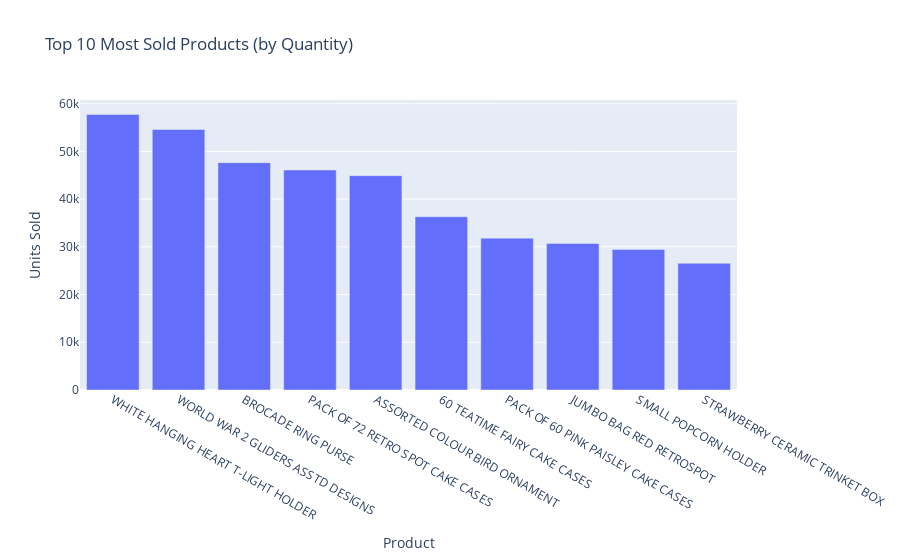

This figure's notebook cell:
### Code cell
# -------------------------
# Top 10 most selling products (by quantity)
# -------------------------
top10_products = (
    df_net.groupby("Description", as_index=False)["Quantity"]
    .sum()
    .sort_values("Quantity", ascending=False)
    .head(10)
)

# Add % share
top10_products["Share_%"] = (top10_products["Quantity"] / total_quantity) * 100

fig5 = px.bar(
    top10_products,
    x="Description",
    y="Quantity",
    title="Top 10 Most Sold Products (by Quantity)",
    labels={"Quantity": "Units Sold", "Description": "Product"},
    hover_data={"Share_%": ":.2f"}
)
fig5.show()

### Figure 1 — Plotly figure (JSON) as saved in the notebook; plotly's stock layout.template omitted (floating-point values rounded to 4 significant figures)
{"data": [{"alignmentgroup": "True", "customdata": [[1.028], [0.9716], [0.8479], [0.8206], [0.7994], [0.6465], [0.5664], [0.5469], [0.5244], [0.4728]], "hovertemplate": "Product=%{x}<br>Units Sold=%{y}<br>Share_%=%{customdata[0]:.2f}<extra></extra>", "legendgroup": "", "marker": {"color": "#636efa", "pattern": {"shape": ""}}, "name": "", "offsetgroup": "", "orientation": "v", "showlegend": false, "textposition": "auto", "type": "bar", "x": ["WHITE HANGING HEART T-LIGHT HOLDER", "WORLD WAR 2 GLIDERS ASSTD DESIGNS", "BROCADE RING PURSE ", "PACK OF 72 RETRO SPOT CAKE CASES", "ASSORTED COLOUR BIRD ORNAMENT", "60 TEATIME FAIRY CAKE CASES", "PACK OF 60 PINK PAISLEY CAKE CASES", "JUMBO BAG RED RETROSPOT", "SMALL POPCORN HOLDER", "STRAWBERRY CERAMIC TRINKET BOX"], "xaxis": "x", "y": [57732, 54587, 47637, 46106, 44917, 36326, 31822, 30725, 29464, 26562], "yaxis": "y"}], "layout": {"barmode": "relative", "legend": {"tracegroupgap": 0}, "title": {"text": "Top 10 Most Sold Products (by Quantity)"}, "xaxis": {"anchor": "y", "domain": [0, 1], "title": {"text": "Product"}}, "yaxis": {"anchor": "x", "domain": [0, 1], "title": {"text": "Units Sold"}}}}
